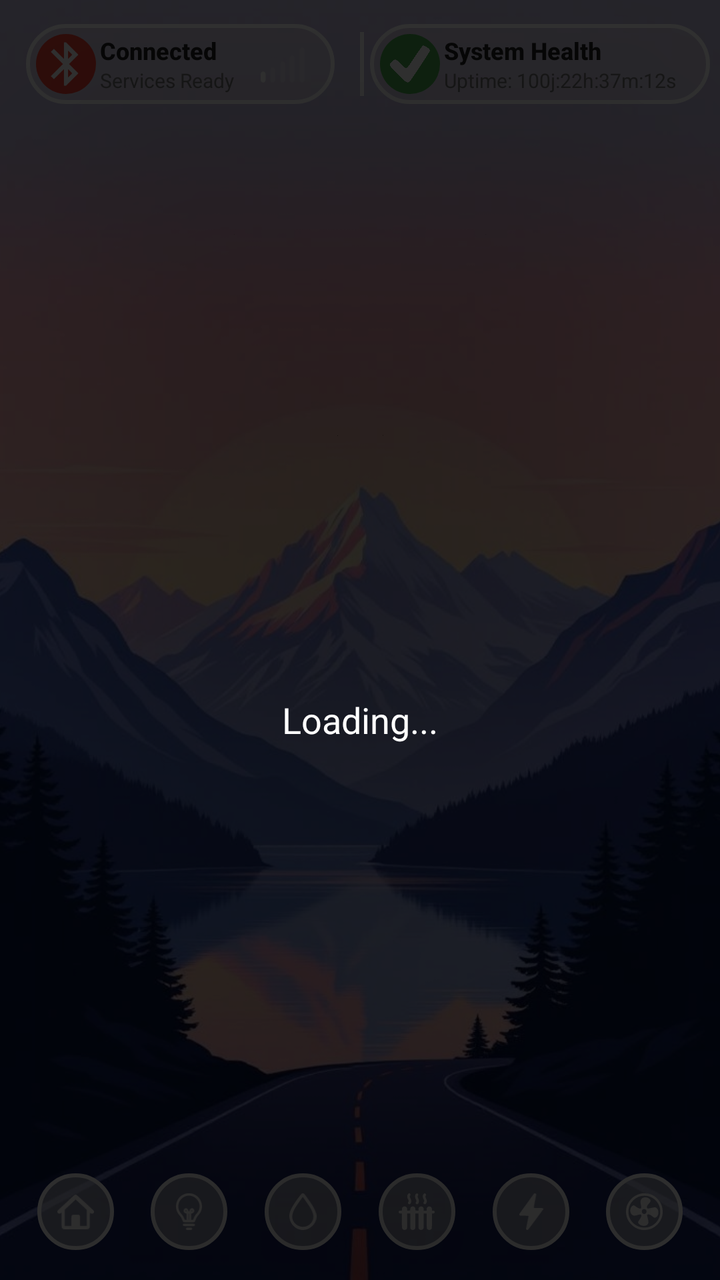
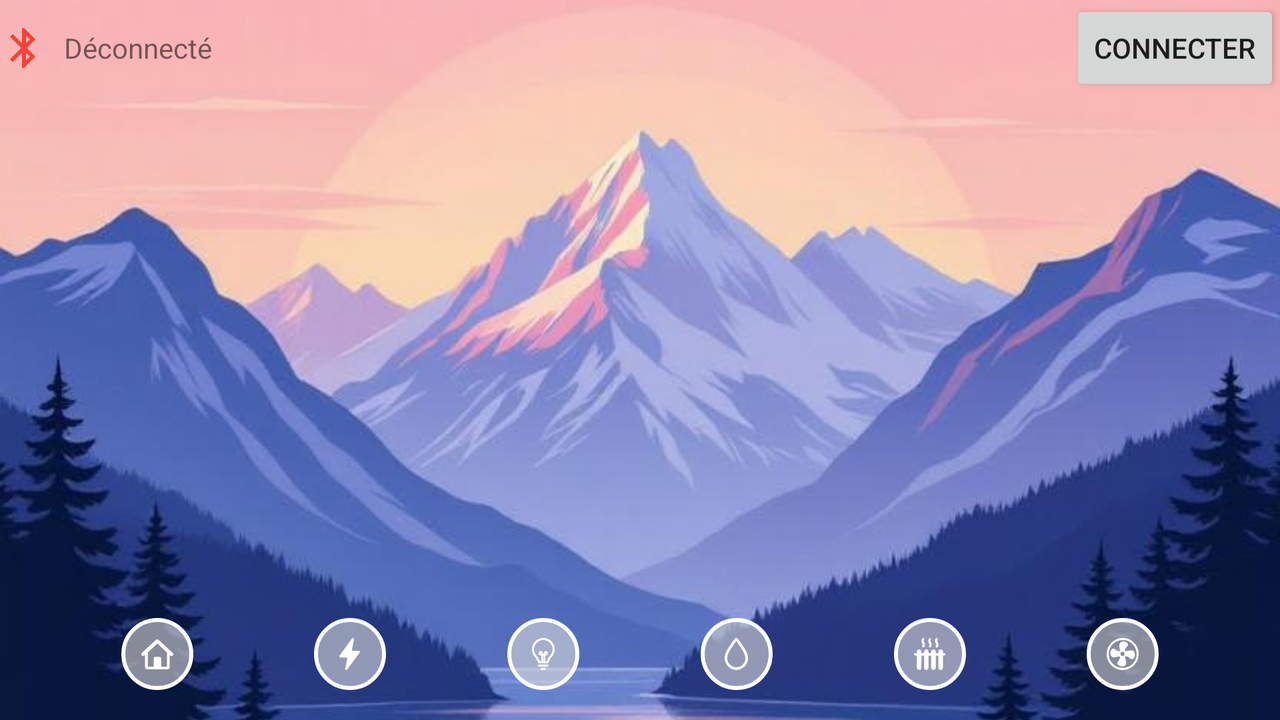

One screen, two layout resources from the same app: the default and the repository's alternative for another configuration. Each is rendered where Android would select it; the XML of both is given below.
<!-- AndroidManifest.xml: activity theme AppTheme.NoActionBar -->
<!-- res/layout/activity_main.xml -->
<?xml version="1.0" encoding="utf-8"?>
<RelativeLayout
    xmlns:android="http://schemas.android.com/apk/res/android"
    xmlns:app="http://schemas.android.com/apk/res-auto"
    xmlns:tools="http://schemas.android.com/tools"
    android:layout_width="match_parent"
    android:layout_height="match_parent">

    
    <ImageView
        android:layout_width="match_parent"
        android:layout_height="match_parent"
        android:scaleType="centerCrop"
        android:src="@drawable/bg"
         />

    
    <androidx.constraintlayout.widget.ConstraintLayout
        android:layout_width="match_parent"
        android:layout_height="match_parent">

    
        
    <androidx.constraintlayout.widget.ConstraintLayout
        android:id="@+id/top_layout"
        android:layout_width="0dp"
        android:layout_height="wrap_content"
        android:layout_marginVertical="@dimen/margin_large"
        app:layout_constraintEnd_toEndOf="parent"
        app:layout_constraintStart_toStartOf="parent"
        app:layout_constraintTop_toTopOf="parent"
        >
        <androidx.constraintlayout.widget.Guideline
            android:id="@+id/guideline"
            android:layout_width="wrap_content"
            android:layout_height="wrap_content"
            android:orientation="vertical"
            app:layout_constraintGuide_percent="0.5" />
        <androidx.constraintlayout.widget.ConstraintLayout
            android:id="@+id/top_layout_spacer"
            android:layout_width="@dimen/card_stroke"
            android:layout_height="0dp"
            android:background="@drawable/spacer_line"
            app:layout_constraintHeight_percent="0.8"
            app:layout_constraintTop_toTopOf="parent"
            app:layout_constraintStart_toStartOf="@+id/guideline"
            app:layout_constraintBottom_toBottomOf="parent"/>

        
        <androidx.constraintlayout.widget.ConstraintLayout
            android:id="@+id/ble_layout"
            android:layout_width="wrap_content"
            android:layout_height="wrap_content"
            android:layout_marginHorizontal="@dimen/margin_large"
            android:background="@drawable/light_mode_button_bg"
            android:paddingStart="@dimen/padding_medium"
            android:paddingTop="@dimen/padding_medium"
            android:paddingEnd="@dimen/padding_small"
            android:paddingBottom="@dimen/padding_medium"
            app:layout_constraintEnd_toStartOf="@+id/guideline"
            app:layout_constraintStart_toStartOf="parent"
            app:layout_constraintTop_toTopOf="parent">

            
            <ImageView
                android:id="@+id/iv_bluetooth_bg"
                android:layout_width="0dp"
                android:layout_height="0dp"
                android:src="@drawable/round_filled"
                app:layout_constraintBottom_toBottomOf="parent"
                app:layout_constraintDimensionRatio="1"
                app:layout_constraintStart_toStartOf="parent"
                app:layout_constraintTop_toTopOf="parent"
                app:tint="@color/disconnected" />

            <ImageView
                android:id="@+id/iv_bluetooth"
                android:layout_width="0dp"
                android:layout_height="0dp"
                android:layout_margin="@dimen/margin_small"
                android:src="@drawable/ic_bluetooth"
                app:layout_constraintBottom_toBottomOf="@+id/iv_bluetooth_bg"
                app:layout_constraintEnd_toEndOf="@+id/iv_bluetooth_bg"
                app:layout_constraintStart_toStartOf="@+id/iv_bluetooth_bg"
                app:layout_constraintTop_toTopOf="@+id/iv_bluetooth_bg" />

            
            <LinearLayout
                android:id="@+id/bluetooth_status"
                android:layout_width="0dp"
                android:layout_height="wrap_content"
                android:layout_marginStart="@dimen/margin_small"
                android:orientation="vertical"
                app:layout_constraintBottom_toBottomOf="parent"
                app:layout_constraintStart_toEndOf="@id/iv_bluetooth_bg"
                app:layout_constraintTop_toTopOf="parent">

                <TextView
                    android:id="@+id/bluetooth_status_text"
                    android:layout_width="wrap_content"
                    android:layout_height="wrap_content"
                    android:fontFamily="sans-serif-medium"
                    android:text="Connected"
                    android:textColor="#212121"
                    android:textSize="@dimen/text_size_medium"
                    android:textStyle="bold" />

                <TextView
                    android:id="@+id/bluetooth_services_status_text"
                    android:layout_width="wrap_content"
                    android:layout_height="wrap_content"
                    android:text="Services Ready"
                    android:textColor="#757575"
                    android:textSize="@dimen/text_size_small" />
            </LinearLayout>

            
            <ImageView
                android:id="@+id/iv_signal"
                android:layout_width="wrap_content"
                android:layout_height="wrap_content"
                android:src="@drawable/ic_cell_level_1"
                android:layout_marginEnd="@dimen/margin_large"
                android:layout_marginStart="@dimen/margin_large"

                app:layout_constraintEnd_toEndOf="parent"
                app:layout_constraintTop_toTopOf="parent"
                app:layout_constraintStart_toEndOf="@+id/bluetooth_status"
                app:layout_constraintBottom_toBottomOf="parent"/>

        </androidx.constraintlayout.widget.ConstraintLayout>

        
        <androidx.constraintlayout.widget.ConstraintLayout
            android:id="@+id/system_layout"
            android:layout_width="wrap_content"
            android:layout_height="wrap_content"
            android:background="@drawable/light_mode_button_bg"
            app:layout_constraintStart_toEndOf="@+id/guideline"
            app:layout_constraintEnd_toEndOf="parent"
            app:layout_constraintTop_toTopOf="parent"
            android:layout_marginHorizontal="@dimen/margin_large"
            android:paddingStart="@dimen/padding_medium"
            android:paddingEnd="@dimen/padding_large"
            android:paddingTop="@dimen/padding_medium"
            android:paddingBottom="@dimen/padding_medium"
            >

            
            <ImageView
                android:id="@+id/system_status_bg"
                android:layout_width="0dp"
                android:layout_height="0dp"
                app:layout_constraintDimensionRatio="1"
                android:src="@drawable/round_filled"
                app:tint="@color/connected"
                app:layout_constraintBottom_toBottomOf="parent"
                app:layout_constraintStart_toStartOf="parent"
                app:layout_constraintTop_toTopOf="parent" />

            <ImageView
                android:id="@+id/system_status_logo"
                android:layout_width="0dp"
                android:layout_height="0dp"
                android:src="@drawable/ic_ok_logo"
                android:layout_margin="@dimen/margin_medium"
                app:layout_constraintBottom_toBottomOf="@+id/system_status_bg"
                app:layout_constraintEnd_toEndOf="@+id/system_status_bg"
                app:layout_constraintStart_toStartOf="@+id/system_status_bg"
                app:layout_constraintTop_toTopOf="@+id/system_status_bg" />

            
            <LinearLayout
                android:id="@+id/system_health"
                android:layout_width="wrap_content"
                android:layout_height="wrap_content"
                android:orientation="vertical"
                app:layout_constraintStart_toEndOf="@id/system_status_bg"
                app:layout_constraintEnd_toEndOf="parent"
                app:layout_constraintTop_toTopOf="parent"
                app:layout_constraintBottom_toBottomOf="parent"
                android:layout_marginStart="@dimen/margin_small"
                android:layout_marginEnd="@dimen/margin_medium">

                <TextView
                    android:id="@+id/system_health_status"
                    android:layout_width="wrap_content"
                    android:layout_height="wrap_content"
                    android:text="System Health"
                    android:textColor="#212121"
                    android:textSize="@dimen/text_size_medium"
                    android:fontFamily="sans-serif-medium"
                    android:textStyle="bold" />

                <TextView
                    android:id="@+id/system_health_uptime"
                    android:layout_width="wrap_content"
                    android:layout_height="wrap_content"
                    android:text="Uptime: 100j:22h:37m:12s"
                    android:textColor="#757575"
                    android:textSize="@dimen/text_size_small"
                    />
            </LinearLayout>

        </androidx.constraintlayout.widget.ConstraintLayout>


    </androidx.constraintlayout.widget.ConstraintLayout>

    
    <androidx.constraintlayout.widget.ConstraintLayout
        android:id="@+id/overview_layout"
        android:layout_width="0dp"
        android:layout_height="0dp"
        app:layout_constraintEnd_toEndOf="parent"
        app:layout_constraintStart_toStartOf="parent"
        app:layout_constraintTop_toBottomOf="@+id/top_layout"
        app:layout_constraintBottom_toTopOf="@+id/flow_buttons"
        >
        <FrameLayout
            android:id="@+id/content_container"
            android:layout_width="0dp"
            android:layout_height="0dp"
            app:layout_constraintBottom_toBottomOf="parent"
            app:layout_constraintEnd_toEndOf="parent"
            app:layout_constraintStart_toStartOf="parent"
            app:layout_constraintTop_toTopOf="parent" />

    </androidx.constraintlayout.widget.ConstraintLayout>


    <androidx.constraintlayout.helper.widget.Flow
        android:id="@+id/flow_buttons"
        android:layout_width="0dp"
        android:layout_height="0dp"
        android:layout_marginBottom="@dimen/tab_button_padding_bottom"
            app:constraint_referenced_ids="tab_button_home,tab_button_light,tab_button_water,tab_button_heater,tab_button_energy,tab_button_multimedia"
            app:flow_horizontalStyle="spread"
            app:flow_wrapMode="none"
            app:layout_constraintBottom_toBottomOf="parent"
            app:layout_constraintEnd_toEndOf="parent"
            app:layout_constraintStart_toStartOf="parent"
            app:layout_constraintHeight_percent="0.06" />

        <ImageButton
            android:id="@+id/tab_button_home"
            android:layout_width="0dp"
            android:layout_height="0dp"
            android:background="@drawable/round_tab_button"
            android:padding="@dimen/tab_button_padding"
            android:scaleType="centerInside"
            android:src="@drawable/home_logo"
            app:layout_constraintBottom_toBottomOf="@id/flow_buttons"
            app:layout_constraintDimensionRatio="1:1"
            app:layout_constraintTop_toTopOf="@id/flow_buttons"
            app:tint="@android:color/white" />

        <ImageButton
            android:id="@+id/tab_button_light"
            android:layout_width="0dp"
            android:layout_height="0dp"
            android:background="@drawable/round_tab_button"
            android:padding="@dimen/tab_button_padding"
            android:scaleType="centerInside"
            android:src="@drawable/light_logo"
            app:layout_constraintDimensionRatio="1:1"
            app:layout_constraintBottom_toBottomOf="@id/flow_buttons"
            app:layout_constraintTop_toTopOf="@id/flow_buttons"
            app:tint="@android:color/white" />

        <ImageButton
            android:id="@+id/tab_button_water"
            android:layout_width="0dp"
            android:layout_height="0dp"
            android:background="@drawable/round_tab_button"
            android:padding="@dimen/tab_button_padding"
            android:scaleType="centerInside"
            android:src="@drawable/water_logo"
            app:layout_constraintDimensionRatio="1:1"
            app:layout_constraintBottom_toBottomOf="@id/flow_buttons"
            app:layout_constraintTop_toTopOf="@id/flow_buttons"
            app:tint="@android:color/white" />

        <ImageButton
            android:id="@+id/tab_button_heater"
            android:layout_width="0dp"
            android:layout_height="0dp"
            android:background="@drawable/round_tab_button"
            android:padding="@dimen/tab_button_padding"
            android:scaleType="centerInside"
            android:src="@drawable/heater_logo"
            app:layout_constraintDimensionRatio="1:1"
            app:layout_constraintBottom_toBottomOf="@id/flow_buttons"
            app:layout_constraintTop_toTopOf="@id/flow_buttons"
            app:tint="@android:color/white" />

        <ImageButton
            android:id="@+id/tab_button_energy"
            android:layout_width="0dp"
            android:layout_height="0dp"
            android:background="@drawable/round_tab_button"
            android:padding="@dimen/tab_button_padding"
            android:scaleType="centerInside"
            android:src="@drawable/energy_logo"
            app:layout_constraintDimensionRatio="1:1"
            app:layout_constraintBottom_toBottomOf="@id/flow_buttons"
            app:layout_constraintTop_toTopOf="@id/flow_buttons"
            app:tint="@android:color/white" />

        <ImageButton
            android:id="@+id/tab_button_multimedia"
            android:layout_width="0dp"
            android:layout_height="0dp"
            android:background="@drawable/round_tab_button"
            android:padding="@dimen/tab_button_padding"
            android:scaleType="centerInside"
            android:src="@drawable/fan_logo"
            app:layout_constraintDimensionRatio="1:1"
            app:layout_constraintBottom_toBottomOf="@id/flow_buttons"
            app:layout_constraintTop_toTopOf="@id/flow_buttons"
            app:tint="@android:color/white" />
    </androidx.constraintlayout.widget.ConstraintLayout>

    

        <FrameLayout
            android:id="@+id/loading_overlay"
            android:layout_width="match_parent"
            android:layout_height="match_parent"
            android:background="#CC000000"
            android:clickable="true"
            android:elevation="100dp"
            android:visibility="visible">

            <LinearLayout
                android:layout_width="wrap_content"
                android:layout_height="wrap_content"
                android:layout_gravity="center"
                android:gravity="center"
                android:orientation="vertical">

                <ProgressBar
                    android:id="@+id/loading_spinner"
                    android:layout_width="64dp"
                    android:layout_height="64dp"
                    android:indeterminateTint="@color/button_selected" />

                <TextView
                    android:id="@+id/loading_text"
                    android:layout_width="wrap_content"
                    android:layout_height="wrap_content"
                    android:layout_marginTop="16dp"
                    android:text="Loading..."
                    android:textColor="@android:color/white"
                    android:textSize="18sp" />

            </LinearLayout>

        </FrameLayout>

</RelativeLayout>
<!-- resources referenced by this layout -->
<resources>
  <color name="button_selected">#FF8800</color>
  <color name="connected">#4CAF50</color>
  <color name="disconnected">#F44336</color>
  <dimen name="card_stroke">2dp</dimen>
  <dimen name="margin_large">12dp</dimen>
  <dimen name="margin_medium">5dp</dimen>
  <dimen name="margin_small">2dp</dimen>
  <dimen name="padding_large">12dp</dimen>
  <dimen name="padding_medium">5dp</dimen>
  <dimen name="padding_small">2dp</dimen>
  <dimen name="tab_button_padding">10dp</dimen>
  <dimen name="tab_button_padding_bottom">15dp</dimen>
  <dimen name="text_size_medium">12sp</dimen>
  <dimen name="text_size_small">10sp</dimen>
  <!-- drawable ic_bluetooth (drawable) -->
  <vector xmlns:android="http://schemas.android.com/apk/res/android"
      android:width="24dp"
      android:height="24dp"
      android:viewportWidth="24"
      android:viewportHeight="24"
      android:tint="?attr/colorOnSurface">
    <path
        android:fillColor="@android:color/white"
        android:pathData="M17.71,7.71L12,2h-1v7.59L6.41,5 5,6.41 10.59,12 5,17.59 6.41,19 11,14.41V22h1l5.71,-5.71L13.41,12l4.3,-4.29zM13,5.83l1.88,1.88L13,9.59V5.83zM14.88,16.29L13,18.17v-3.76l1.88,1.88z"/>
  </vector>
  <!-- drawable ic_ok_logo (drawable) -->
  <vector xmlns:android="http://schemas.android.com/apk/res/android" android:autoMirrored="true" android:height="88.464dp" android:viewportHeight="88.464" android:viewportWidth="95.917" android:width="95.917dp">
        
      <path android:fillColor="#ffffff" android:pathData="m48.15,85.058c4.832,-5.177 47.767,-70.816 47.767,-73.026 0,-4.395 -13.678,-13.706 -17.291,-11.771 -1.128,0.604 -10.206,13.274 -20.173,28.156C37.275,60.039 40.979,58.179 26.732,44.343 13.63,31.617 12.504,31.28 5.297,37.929c-9.085,8.381 -8.458,9.634 17.711,35.412 16.945,16.692 19.421,17.846 25.142,11.717z" android:strokeWidth="4.42636"/>
      
  </vector>
  <!-- drawable light_mode_button_bg (drawable) -->
  <?xml version="1.0" encoding="utf-8"?>
  <selector xmlns:android="http://schemas.android.com/apk/res/android">
      <item>
          <shape android:shape="rectangle">
              <solid android:color="@color/button_background"/>
              <stroke android:color="@color/white"
                  android:width="@dimen/tab_button_stroke"/>
              <corners android:radius="100dp"/>
          </shape>
      </item>
  </selector>
  <!-- drawable round_filled (drawable) -->
  <?xml version="1.0" encoding="utf-8"?>
  <selector xmlns:android="http://schemas.android.com/apk/res/android">
  
      
      <item >
          <shape android:shape="oval">
              <solid android:color="@color/connected" />
              <size android:width="10dp" android:height="10dp" />
          </shape>
      </item>
  
  
  </selector>
  <!-- drawable spacer_line (drawable) -->
  <?xml version="1.0" encoding="utf-8"?>
  <selector xmlns:android="http://schemas.android.com/apk/res/android">
   <item>
      <shape android:shape="rectangle">
       <solid android:color="@color/white"/>
      </shape>
   </item>
  </selector>
  <style name="AppTheme.NoActionBar">
          <item name="windowActionBar">false</item>
          <item name="windowNoTitle">true</item>
      </style>
  <color name="button_background">#4DF8EDED</color>
  <color name="white">#FFFFFF</color>
  <dimen name="tab_button_stroke">2dp</dimen>
  <color name="tab_button_background">#99DADADA</color>
  <dimen name="tab_button_stroke_selected">3dp</dimen>
</resources>
<!-- res/layout-land/activity_main.xml (the repository's variant of the layout above) -->
<!-- drawn on the phone turned sideways -->
<?xml version="1.0" encoding="utf-8"?>
<RelativeLayout
    xmlns:android="http://schemas.android.com/apk/res/android"
    xmlns:app="http://schemas.android.com/apk/res-auto"
    xmlns:tools="http://schemas.android.com/tools"
    android:layout_width="match_parent"
    android:layout_height="match_parent">

    
    <ImageView
        android:layout_width="match_parent"
        android:layout_height="match_parent"
        android:scaleType="centerCrop"
        android:src="@drawable/bg"
        />

    
    <androidx.constraintlayout.widget.ConstraintLayout
        android:layout_width="match_parent"
        android:layout_height="match_parent">

        
        <LinearLayout
            android:layout_width="match_parent"
            android:layout_height="wrap_content"
            android:orientation="horizontal"
            android:gravity="center_vertical"
            android:layout_marginTop="8dp">

            <ImageView
                android:id="@+id/bluetooth_icon"
                android:layout_width="24dp"
                android:layout_height="24dp"
                android:src="@drawable/ic_bluetooth"
                app:tint="@color/disconnected" />

            <TextView
                android:id="@+id/bluetooth_status"

                android:layout_width="0dp"
                android:layout_height="wrap_content"
                android:layout_weight="1"
                android:layout_marginStart="8dp"
                android:text="Déconnecté" />

            <Button
                android:id="@+id/connect_button"
                android:layout_width="wrap_content"
                android:layout_height="wrap_content"
                android:text="Connecter" />

        </LinearLayout>


        <androidx.constraintlayout.helper.widget.Flow
            android:id="@+id/flow_buttons"
            android:layout_width="0dp"
            android:layout_height="0dp"
            android:layout_marginBottom="@dimen/tab_button_padding_bottom"
            app:constraint_referenced_ids="tab_button_home,tab_button_energy,tab_button_light,tab_button_water,tab_button_heater,tab_button_fan"
            app:flow_horizontalStyle="spread"
            app:flow_wrapMode="none"
            app:layout_constraintBottom_toBottomOf="parent"
            app:layout_constraintEnd_toEndOf="parent"
            app:layout_constraintStart_toStartOf="parent"
            app:layout_constraintHeight_percent="0.1" />

        <ImageButton
            android:id="@+id/tab_button_home"
            android:layout_width="0dp"
            android:layout_height="0dp"
            android:background="@drawable/round_tab_button"
            android:padding="@dimen/tab_button_padding"
            android:scaleType="centerInside"
            android:src="@drawable/home_logo"
            app:layout_constraintDimensionRatio="1:1"
            app:layout_constraintBottom_toBottomOf="@id/flow_buttons"
            app:layout_constraintTop_toTopOf="@id/flow_buttons"
            app:tint="@android:color/white" />

        <ImageButton
            android:id="@+id/tab_button_energy"
            android:layout_width="0dp"
            android:layout_height="0dp"
            android:background="@drawable/round_tab_button"
            android:padding="@dimen/tab_button_padding"
            android:scaleType="centerInside"
            android:src="@drawable/energy_logo"
            app:layout_constraintDimensionRatio="1:1"
            app:layout_constraintBottom_toBottomOf="@id/flow_buttons"
            app:layout_constraintTop_toTopOf="@id/flow_buttons"
            app:tint="@android:color/white" />

        <ImageButton
            android:id="@+id/tab_button_light"
            android:layout_width="0dp"
            android:layout_height="0dp"
            android:background="@drawable/round_tab_button"
            android:padding="@dimen/tab_button_padding"
            android:scaleType="centerInside"
            android:src="@drawable/light_logo"
            app:layout_constraintDimensionRatio="1:1"
            app:layout_constraintBottom_toBottomOf="@id/flow_buttons"
            app:layout_constraintTop_toTopOf="@id/flow_buttons"
            app:tint="@android:color/white" />

        <ImageButton
            android:id="@+id/tab_button_water"
            android:layout_width="0dp"
            android:layout_height="0dp"
            android:background="@drawable/round_tab_button"
            android:padding="@dimen/tab_button_padding"
            android:scaleType="centerInside"
            android:src="@drawable/water_logo"
            app:layout_constraintDimensionRatio="1:1"
            app:layout_constraintBottom_toBottomOf="@id/flow_buttons"
            app:layout_constraintTop_toTopOf="@id/flow_buttons"
            app:tint="@android:color/white" />

        <ImageButton
            android:id="@+id/tab_button_heater"
            android:layout_width="0dp"
            android:layout_height="0dp"
            android:background="@drawable/round_tab_button"
            android:padding="@dimen/tab_button_padding"
            android:scaleType="centerInside"
            android:src="@drawable/heater_logo"
            app:layout_constraintDimensionRatio="1:1"
            app:layout_constraintBottom_toBottomOf="@id/flow_buttons"
            app:layout_constraintTop_toTopOf="@id/flow_buttons"
            app:tint="@android:color/white" />

        <ImageButton
            android:id="@+id/tab_button_fan"
            android:layout_width="0dp"
            android:layout_height="0dp"
            android:background="@drawable/round_tab_button"
            android:padding="@dimen/tab_button_padding"
            android:scaleType="centerInside"
            android:src="@drawable/fan_logo"
            app:layout_constraintDimensionRatio="1:1"
            app:layout_constraintBottom_toBottomOf="@id/flow_buttons"
            app:layout_constraintTop_toTopOf="@id/flow_buttons"
            app:tint="@android:color/white" />
    </androidx.constraintlayout.widget.ConstraintLayout>
</RelativeLayout>
<!-- resources referenced by the variant -->
<!-- as the phone turned sideways resolves them -->
<resources>
  <color name="disconnected">#F44336</color>
  <dimen name="tab_button_padding">10dp</dimen>
  <dimen name="tab_button_padding_bottom">15dp</dimen>
  <!-- drawable energy_logo (drawable) -->
  <vector xmlns:android="http://schemas.android.com/apk/res/android" android:autoMirrored="true" android:height="200dp" android:viewportHeight="200" android:viewportWidth="129.56" android:width="129.56dp">
        
      <path android:fillColor="#000000" android:pathData="m38.39,197.57c-1.02,-1.29 -1.85,-2.73 -1.85,-3.2 0,-0.46 3.01,-15.81 6.7,-34.1 3.68,-18.29 6.7,-34.09 6.7,-35.11 0,-1.02 -0.64,-2.09 -1.41,-2.39 -0.78,-0.3 -11.04,-0.54 -22.81,-0.54L4.31,122.22L2.12,120.03C-0.66,117.26 -0.71,113.58 1.98,109.62 3.11,107.96 13.09,94.14 24.15,78.91 35.21,63.68 52.19,40.08 61.88,26.45 71.57,12.83 80.25,1.27 81.18,0.78c4.39,-2.35 10.73,0.96 10.73,5.61 0,1.17 -1.41,9.12 -3.14,17.68 -1.73,8.55 -4.75,24.19 -6.72,34.75 -3.34,17.94 -3.48,19.27 -2.05,20.32 1.13,0.83 7.31,1.12 23.53,1.12 21.84,0 22.01,0.01 23.94,2.07 4.07,4.33 6.54,0.38 -36.45,58.22 -6.21,8.35 -17.65,23.82 -25.43,34.38 -7.78,10.56 -15.37,20.51 -16.86,22.1 -3.53,3.76 -7.64,3.98 -10.34,0.55z" android:strokeWidth="3.3754"/>
      
  </vector>
  <!-- drawable ic_bluetooth (drawable) -->
  <vector xmlns:android="http://schemas.android.com/apk/res/android"
      android:width="24dp"
      android:height="24dp"
      android:viewportWidth="24"
      android:viewportHeight="24"
      android:tint="?attr/colorOnSurface">
    <path
        android:fillColor="@android:color/white"
        android:pathData="M17.71,7.71L12,2h-1v7.59L6.41,5 5,6.41 10.59,12 5,17.59 6.41,19 11,14.41V22h1l5.71,-5.71L13.41,12l4.3,-4.29zM13,5.83l1.88,1.88L13,9.59V5.83zM14.88,16.29L13,18.17v-3.76l1.88,1.88z"/>
  </vector>
  <!-- drawable round_tab_button (drawable) -->
  <?xml version="1.0" encoding="utf-8"?>
  <selector xmlns:android="http://schemas.android.com/apk/res/android">
      <item android:state_selected="true">
          <shape android:shape="oval">
              <solid android:color="@color/tab_button_background"/>
              <stroke
                  android:color="@color/button_selected"
                  android:width="@dimen/tab_button_stroke_selected"
                  />
          </shape>
      </item>
      <item>
          <shape android:shape="oval">
              <solid android:color="@color/tab_button_background"/>
              <stroke
                  android:color="@color/white"
                  android:width="@dimen/tab_button_stroke"
                  />
          </shape>
      </item>
  </selector>
  <style name="AppTheme.NoActionBar">
          <item name="windowActionBar">false</item>
          <item name="windowNoTitle">true</item>
      </style>
  <color name="tab_button_background">#99DADADA</color>
  <color name="button_selected">#FF8800</color>
  <dimen name="tab_button_stroke_selected">3dp</dimen>
  <color name="white">#FFFFFF</color>
  <dimen name="tab_button_stroke">2dp</dimen>
</resources>
